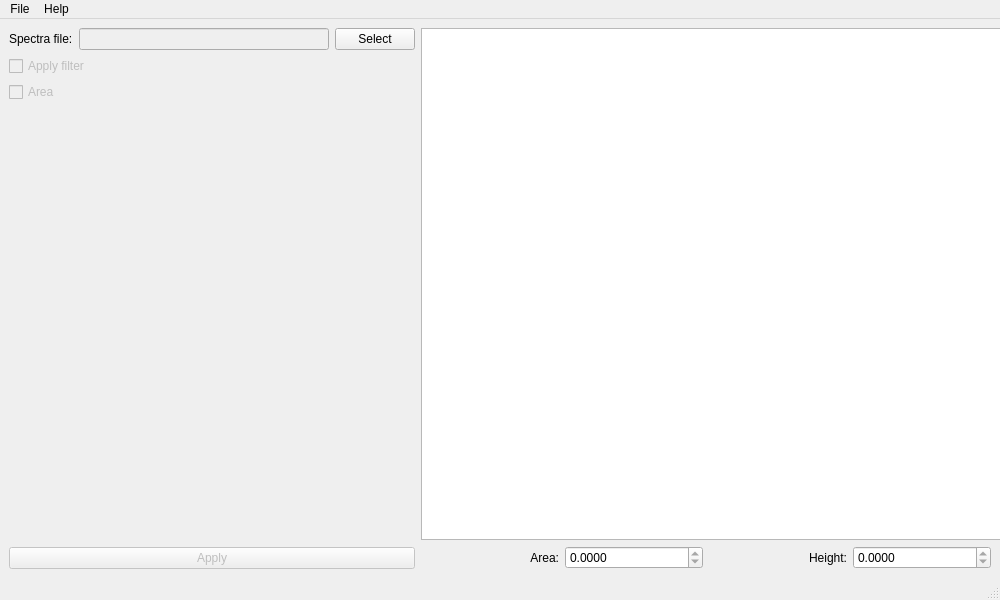
<?xml version="1.0" encoding="UTF-8"?>
<ui version="4.0">
 <class>lifssa</class>
 <widget class="QMainWindow" name="lifssa">
  <property name="geometry">
   <rect>
    <x>0</x>
    <y>0</y>
    <width>1000</width>
    <height>600</height>
   </rect>
  </property>
  <property name="minimumSize">
   <size>
    <width>1000</width>
    <height>600</height>
   </size>
  </property>
  <property name="windowTitle">
   <string>LIFSsa v1.0</string>
  </property>
  <widget class="QWidget" name="centralwidget">
   <layout class="QHBoxLayout" name="horizontalLayout_3">
    <item>
     <layout class="QVBoxLayout" name="verticalLayout_2">
      <item>
       <layout class="QHBoxLayout" name="horizontalLayout_2">
        <item>
         <widget class="QLabel" name="label">
          <property name="text">
           <string>Spectra file:</string>
          </property>
         </widget>
        </item>
        <item>
         <widget class="QLineEdit" name="spectrapath_le">
          <property name="enabled">
           <bool>false</bool>
          </property>
          <property name="sizePolicy">
           <sizepolicy hsizetype="Preferred" vsizetype="Fixed">
            <horstretch>0</horstretch>
            <verstretch>0</verstretch>
           </sizepolicy>
          </property>
          <property name="minimumSize">
           <size>
            <width>250</width>
            <height>0</height>
           </size>
          </property>
          <property name="readOnly">
           <bool>true</bool>
          </property>
         </widget>
        </item>
        <item>
         <widget class="QPushButton" name="spectraselect_pb">
          <property name="text">
           <string>Select</string>
          </property>
         </widget>
        </item>
       </layout>
      </item>
      <item>
       <widget class="QCheckBox" name="spectrafilter_cb">
        <property name="enabled">
         <bool>false</bool>
        </property>
        <property name="text">
         <string>Apply filter</string>
        </property>
       </widget>
      </item>
      <item>
       <widget class="QCheckBox" name="spectraarea_cb">
        <property name="enabled">
         <bool>false</bool>
        </property>
        <property name="text">
         <string>Area</string>
        </property>
       </widget>
      </item>
      <item>
       <spacer name="verticalSpacer">
        <property name="orientation">
         <enum>Qt::Vertical</enum>
        </property>
        <property name="sizeHint" stdset="0">
         <size>
          <width>20</width>
          <height>40</height>
         </size>
        </property>
       </spacer>
      </item>
      <item>
       <widget class="QPushButton" name="apply_pb">
        <property name="enabled">
         <bool>false</bool>
        </property>
        <property name="sizePolicy">
         <sizepolicy hsizetype="Minimum" vsizetype="Fixed">
          <horstretch>0</horstretch>
          <verstretch>0</verstretch>
         </sizepolicy>
        </property>
        <property name="text">
         <string>Apply</string>
        </property>
       </widget>
      </item>
     </layout>
    </item>
    <item>
     <layout class="QVBoxLayout" name="verticalLayout">
      <item>
       <widget class="PlotWidget" name="graphic">
        <property name="minimumSize">
         <size>
          <width>600</width>
          <height>0</height>
         </size>
        </property>
       </widget>
      </item>
      <item>
       <layout class="QHBoxLayout" name="horizontalLayout">
        <item>
         <widget class="QLabel" name="label_2">
          <property name="text">
           <string>Area:</string>
          </property>
          <property name="alignment">
           <set>Qt::AlignRight|Qt::AlignTrailing|Qt::AlignVCenter</set>
          </property>
         </widget>
        </item>
        <item>
         <widget class="QDoubleSpinBox" name="spectraarea_dsb">
          <property name="readOnly">
           <bool>true</bool>
          </property>
          <property name="decimals">
           <number>4</number>
          </property>
          <property name="maximum">
           <double>1000000000.000000000000000</double>
          </property>
         </widget>
        </item>
        <item>
         <widget class="QLabel" name="label_3">
          <property name="text">
           <string>Height:</string>
          </property>
          <property name="alignment">
           <set>Qt::AlignRight|Qt::AlignTrailing|Qt::AlignVCenter</set>
          </property>
         </widget>
        </item>
        <item>
         <widget class="QDoubleSpinBox" name="spectraheight_dsb">
          <property name="readOnly">
           <bool>true</bool>
          </property>
          <property name="decimals">
           <number>4</number>
          </property>
          <property name="maximum">
           <double>1000000000.000000000000000</double>
          </property>
         </widget>
        </item>
       </layout>
      </item>
     </layout>
    </item>
   </layout>
  </widget>
  <widget class="QMenuBar" name="menubar">
   <property name="geometry">
    <rect>
     <x>0</x>
     <y>0</y>
     <width>1000</width>
     <height>22</height>
    </rect>
   </property>
   <widget class="QMenu" name="menuFile">
    <property name="title">
     <string>File</string>
    </property>
    <addaction name="actionExport"/>
    <addaction name="separator"/>
    <addaction name="actionQuit"/>
   </widget>
   <widget class="QMenu" name="menuHelp">
    <property name="title">
     <string>Help</string>
    </property>
    <addaction name="actionAbout"/>
   </widget>
   <addaction name="menuFile"/>
   <addaction name="menuHelp"/>
  </widget>
  <widget class="QStatusBar" name="statusbar"/>
  <action name="actionAbout">
   <property name="text">
    <string>About LIFSsa</string>
   </property>
  </action>
  <action name="actionQuit">
   <property name="text">
    <string>Quit</string>
   </property>
  </action>
  <action name="actionExport">
   <property name="text">
    <string>Export data</string>
   </property>
  </action>
 </widget>
 <customwidgets>
  <customwidget>
   <class>PlotWidget</class>
   <extends>QGraphicsView</extends>
   <header location="global">pyqtgraph</header>
  </customwidget>
 </customwidgets>
 <resources/>
 <connections/>
</ui>
